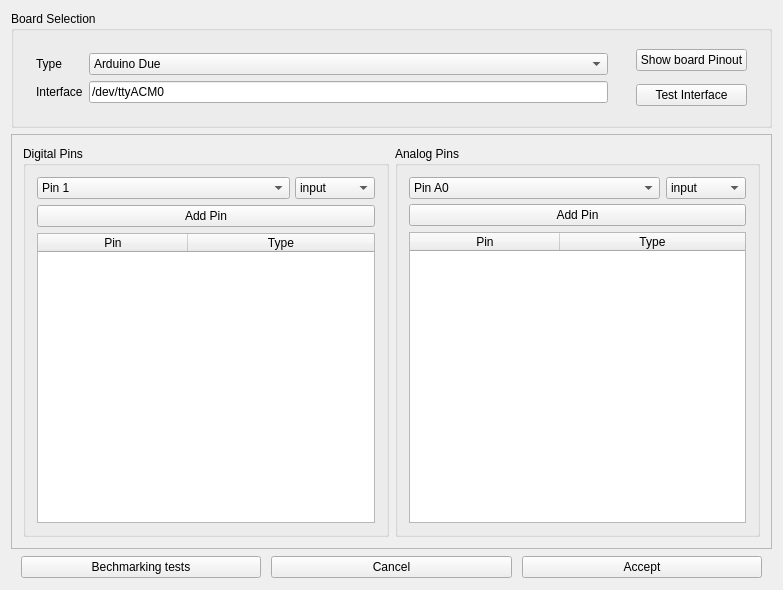
<?xml version="1.0" encoding="UTF-8"?>
<ui version="4.0">
 <class>BoardConfigurationFrame</class>
 <widget class="QMainWindow" name="BoardConfigurationFrame">
  <property name="geometry">
   <rect>
    <x>0</x>
    <y>0</y>
    <width>783</width>
    <height>590</height>
   </rect>
  </property>
  <property name="windowTitle">
   <string>MainWindow</string>
  </property>
  <widget class="QWidget" name="centralWidget">
   <layout class="QVBoxLayout" name="verticalLayout" stretch="0,1,0">
    <item alignment="Qt::AlignTop">
     <widget class="QGroupBox" name="groupBox">
      <property name="title">
       <string>Board Selection</string>
      </property>
      <layout class="QHBoxLayout" name="horizontalLayout_2" stretch="0,0">
       <item alignment="Qt::AlignTop">
        <widget class="QFrame" name="frame_2">
         <property name="frameShape">
          <enum>QFrame::Box</enum>
         </property>
         <property name="frameShadow">
          <enum>QFrame::Plain</enum>
         </property>
         <property name="lineWidth">
          <number>0</number>
         </property>
         <layout class="QVBoxLayout" name="verticalLayout_2">
          <property name="spacing">
           <number>2</number>
          </property>
          <property name="leftMargin">
           <number>0</number>
          </property>
          <property name="topMargin">
           <number>0</number>
          </property>
          <property name="rightMargin">
           <number>0</number>
          </property>
          <property name="bottomMargin">
           <number>0</number>
          </property>
          <item>
           <widget class="QFrame" name="boardTypeSelectorFrame">
            <property name="frameShape">
             <enum>QFrame::NoFrame</enum>
            </property>
            <property name="frameShadow">
             <enum>QFrame::Plain</enum>
            </property>
            <layout class="QFormLayout" name="formLayout">
             <property name="sizeConstraint">
              <enum>QLayout::SetDefaultConstraint</enum>
             </property>
             <item row="0" column="0">
              <widget class="QLabel" name="label">
               <property name="text">
                <string>Type</string>
               </property>
              </widget>
             </item>
             <item row="0" column="1">
              <widget class="QComboBox" name="arduinoBoard">
               <property name="minimumSize">
                <size>
                 <width>500</width>
                 <height>0</height>
                </size>
               </property>
               <property name="insertPolicy">
                <enum>QComboBox::NoInsert</enum>
               </property>
               <property name="sizeAdjustPolicy">
                <enum>QComboBox::AdjustToMinimumContentsLength</enum>
               </property>
               <property name="iconSize">
                <size>
                 <width>16</width>
                 <height>16</height>
                </size>
               </property>
               <property name="frame">
                <bool>true</bool>
               </property>
               <property name="modelColumn">
                <number>0</number>
               </property>
               <item>
                <property name="text">
                 <string>Arduino Due</string>
                </property>
               </item>
               <item>
                <property name="text">
                 <string>Arduino Uno</string>
                </property>
               </item>
               <item>
                <property name="text">
                 <string>Arduino Mega</string>
                </property>
               </item>
              </widget>
             </item>
             <item row="2" column="0">
              <widget class="QLabel" name="label_2">
               <property name="text">
                <string>Interface</string>
               </property>
              </widget>
             </item>
             <item row="2" column="1">
              <widget class="QLineEdit" name="arduinoInterface">
               <property name="text">
                <string>/dev/ttyACM0</string>
               </property>
              </widget>
             </item>
            </layout>
           </widget>
          </item>
         </layout>
        </widget>
       </item>
       <item alignment="Qt::AlignHCenter">
        <widget class="QFrame" name="frame_3">
         <property name="frameShape">
          <enum>QFrame::Box</enum>
         </property>
         <property name="frameShadow">
          <enum>QFrame::Raised</enum>
         </property>
         <property name="lineWidth">
          <number>0</number>
         </property>
         <layout class="QVBoxLayout" name="verticalLayout_3">
          <property name="topMargin">
           <number>0</number>
          </property>
          <property name="bottomMargin">
           <number>0</number>
          </property>
          <item>
           <widget class="QPushButton" name="showPinout">
            <property name="text">
             <string>Show board Pinout</string>
            </property>
           </widget>
          </item>
          <item>
           <widget class="QPushButton" name="testInterface">
            <property name="text">
             <string>Test Interface</string>
            </property>
           </widget>
          </item>
         </layout>
        </widget>
       </item>
      </layout>
     </widget>
    </item>
    <item>
     <widget class="QFrame" name="frame">
      <property name="frameShape">
       <enum>QFrame::StyledPanel</enum>
      </property>
      <property name="frameShadow">
       <enum>QFrame::Raised</enum>
      </property>
      <layout class="QHBoxLayout" name="horizontalLayout">
       <item>
        <widget class="QGroupBox" name="groupBox_2">
         <property name="title">
          <string>Digital Pins</string>
         </property>
         <layout class="QVBoxLayout" name="verticalLayout_4">
          <item>
           <widget class="QFrame" name="frame_4">
            <property name="frameShape">
             <enum>QFrame::NoFrame</enum>
            </property>
            <property name="frameShadow">
             <enum>QFrame::Raised</enum>
            </property>
            <layout class="QHBoxLayout" name="horizontalLayout_3">
             <property name="spacing">
              <number>5</number>
             </property>
             <property name="leftMargin">
              <number>0</number>
             </property>
             <property name="topMargin">
              <number>0</number>
             </property>
             <property name="rightMargin">
              <number>0</number>
             </property>
             <property name="bottomMargin">
              <number>0</number>
             </property>
             <item>
              <widget class="QComboBox" name="digitalPins">
               <item>
                <property name="text">
                 <string>Pin 1</string>
                </property>
               </item>
               <item>
                <property name="text">
                 <string>Pin 2</string>
                </property>
               </item>
               <item>
                <property name="text">
                 <string>Pin 3</string>
                </property>
               </item>
              </widget>
             </item>
             <item>
              <widget class="QComboBox" name="digitalPinType">
               <property name="maximumSize">
                <size>
                 <width>80</width>
                 <height>16777215</height>
                </size>
               </property>
               <property name="font">
                <font>
                 <underline>false</underline>
                 <strikeout>false</strikeout>
                 <kerning>true</kerning>
                </font>
               </property>
               <property name="layoutDirection">
                <enum>Qt::LeftToRight</enum>
               </property>
               <property name="insertPolicy">
                <enum>QComboBox::InsertAtBottom</enum>
               </property>
               <property name="sizeAdjustPolicy">
                <enum>QComboBox::AdjustToContentsOnFirstShow</enum>
               </property>
               <property name="duplicatesEnabled">
                <bool>false</bool>
               </property>
               <property name="frame">
                <bool>true</bool>
               </property>
               <item>
                <property name="text">
                 <string>input</string>
                </property>
               </item>
               <item>
                <property name="text">
                 <string>output</string>
                </property>
               </item>
               <item>
                <property name="text">
                 <string>pwm</string>
                </property>
               </item>
              </widget>
             </item>
            </layout>
           </widget>
          </item>
          <item>
           <widget class="QPushButton" name="addDigitalPin">
            <property name="text">
             <string>Add Pin</string>
            </property>
           </widget>
          </item>
          <item>
           <widget class="QTableWidget" name="digitalPinsList">
            <attribute name="horizontalHeaderCascadingSectionResizes">
             <bool>true</bool>
            </attribute>
            <attribute name="horizontalHeaderDefaultSectionSize">
             <number>150</number>
            </attribute>
            <attribute name="horizontalHeaderStretchLastSection">
             <bool>true</bool>
            </attribute>
            <column>
             <property name="text">
              <string>Pin</string>
             </property>
            </column>
            <column>
             <property name="text">
              <string>Type</string>
             </property>
            </column>
           </widget>
          </item>
         </layout>
        </widget>
       </item>
       <item>
        <widget class="QGroupBox" name="groupBox_3">
         <property name="title">
          <string>Analog Pins</string>
         </property>
         <property name="flat">
          <bool>false</bool>
         </property>
         <property name="checkable">
          <bool>false</bool>
         </property>
         <layout class="QVBoxLayout" name="verticalLayout_5">
          <item>
           <widget class="QFrame" name="frame_5">
            <property name="frameShape">
             <enum>QFrame::NoFrame</enum>
            </property>
            <property name="frameShadow">
             <enum>QFrame::Raised</enum>
            </property>
            <layout class="QVBoxLayout" name="verticalLayout_6">
             <property name="spacing">
              <number>5</number>
             </property>
             <property name="leftMargin">
              <number>0</number>
             </property>
             <property name="topMargin">
              <number>0</number>
             </property>
             <property name="rightMargin">
              <number>0</number>
             </property>
             <property name="bottomMargin">
              <number>0</number>
             </property>
             <item>
              <widget class="QFrame" name="frame_6">
               <property name="frameShape">
                <enum>QFrame::NoFrame</enum>
               </property>
               <property name="frameShadow">
                <enum>QFrame::Raised</enum>
               </property>
               <layout class="QHBoxLayout" name="horizontalLayout_4">
                <property name="leftMargin">
                 <number>0</number>
                </property>
                <property name="topMargin">
                 <number>0</number>
                </property>
                <property name="rightMargin">
                 <number>0</number>
                </property>
                <property name="bottomMargin">
                 <number>0</number>
                </property>
                <item>
                 <widget class="QComboBox" name="analogPins">
                  <item>
                   <property name="text">
                    <string>Pin A0</string>
                   </property>
                  </item>
                  <item>
                   <property name="text">
                    <string>Pin A1</string>
                   </property>
                  </item>
                  <item>
                   <property name="text">
                    <string>Pin A2</string>
                   </property>
                  </item>
                 </widget>
                </item>
                <item>
                 <widget class="QComboBox" name="analogPinType">
                  <property name="maximumSize">
                   <size>
                    <width>80</width>
                    <height>16777215</height>
                   </size>
                  </property>
                  <property name="font">
                   <font>
                    <kerning>true</kerning>
                   </font>
                  </property>
                  <item>
                   <property name="text">
                    <string>input</string>
                   </property>
                  </item>
                  <item>
                   <property name="text">
                    <string>output</string>
                   </property>
                  </item>
                 </widget>
                </item>
               </layout>
              </widget>
             </item>
             <item>
              <widget class="QPushButton" name="addPin">
               <property name="text">
                <string>Add Pin</string>
               </property>
              </widget>
             </item>
            </layout>
           </widget>
          </item>
          <item>
           <widget class="QTableWidget" name="analogPinList">
            <attribute name="horizontalHeaderCascadingSectionResizes">
             <bool>true</bool>
            </attribute>
            <attribute name="horizontalHeaderDefaultSectionSize">
             <number>150</number>
            </attribute>
            <attribute name="horizontalHeaderHighlightSections">
             <bool>true</bool>
            </attribute>
            <attribute name="horizontalHeaderStretchLastSection">
             <bool>true</bool>
            </attribute>
            <column>
             <property name="text">
              <string>Pin</string>
             </property>
            </column>
            <column>
             <property name="text">
              <string>Type</string>
             </property>
            </column>
           </widget>
          </item>
         </layout>
        </widget>
       </item>
      </layout>
     </widget>
    </item>
    <item>
     <widget class="QFrame" name="frame_7">
      <property name="frameShape">
       <enum>QFrame::NoFrame</enum>
      </property>
      <property name="frameShadow">
       <enum>QFrame::Raised</enum>
      </property>
      <layout class="QHBoxLayout" name="horizontalLayout_5">
       <property name="spacing">
        <number>10</number>
       </property>
       <property name="leftMargin">
        <number>10</number>
       </property>
       <property name="topMargin">
        <number>1</number>
       </property>
       <property name="rightMargin">
        <number>10</number>
       </property>
       <property name="bottomMargin">
        <number>1</number>
       </property>
       <item>
        <widget class="QPushButton" name="benchTests">
         <property name="text">
          <string>Bechmarking tests</string>
         </property>
        </widget>
       </item>
       <item>
        <widget class="QPushButton" name="cancelButton">
         <property name="text">
          <string>Cancel</string>
         </property>
        </widget>
       </item>
       <item>
        <widget class="QPushButton" name="acceptButton">
         <property name="text">
          <string>Accept</string>
         </property>
        </widget>
       </item>
      </layout>
     </widget>
    </item>
   </layout>
  </widget>
 </widget>
 <layoutdefault spacing="6" margin="11"/>
 <resources/>
 <connections/>
</ui>
